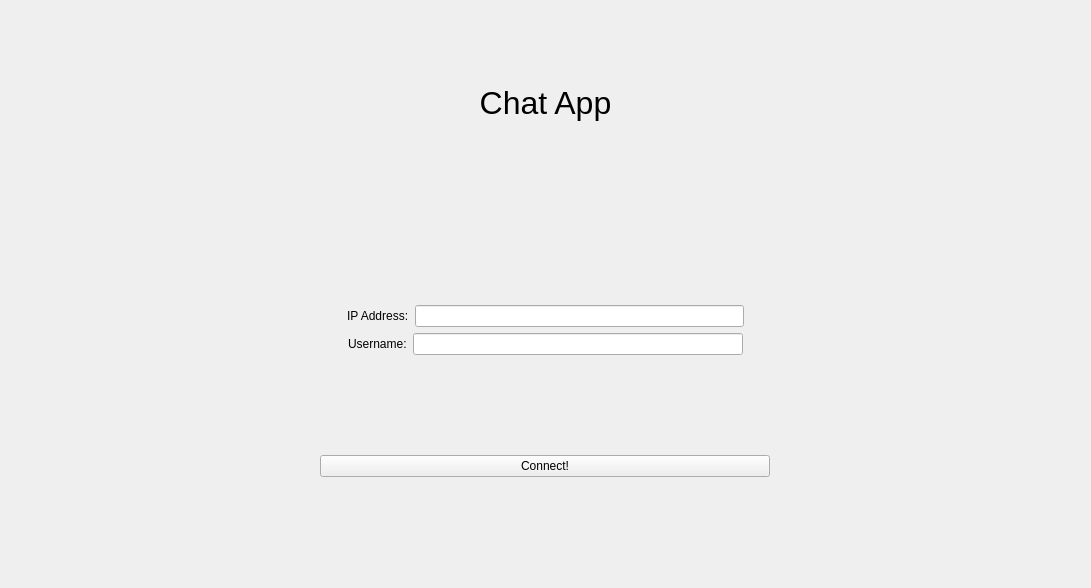
<?xml version="1.0" encoding="UTF-8"?>
<ui version="4.0">
 <class>MainWindow</class>
 <widget class="QMainWindow" name="MainWindow">
  <property name="geometry">
   <rect>
    <x>0</x>
    <y>0</y>
    <width>1091</width>
    <height>588</height>
   </rect>
  </property>
  <property name="windowTitle">
   <string>Chat App</string>
  </property>
  <widget class="QWidget" name="centralwidget">
   <layout class="QGridLayout" name="gridLayout_3">
    <property name="leftMargin">
     <number>0</number>
    </property>
    <property name="topMargin">
     <number>0</number>
    </property>
    <property name="rightMargin">
     <number>0</number>
    </property>
    <property name="bottomMargin">
     <number>0</number>
    </property>
    <property name="spacing">
     <number>0</number>
    </property>
    <item row="0" column="0">
     <widget class="QStackedWidget" name="stackedWidget">
      <widget class="QWidget" name="mainPage">
       <layout class="QVBoxLayout" name="verticalLayout_6" stretch="0">
        <property name="leftMargin">
         <number>0</number>
        </property>
        <property name="topMargin">
         <number>0</number>
        </property>
        <property name="rightMargin">
         <number>0</number>
        </property>
        <property name="bottomMargin">
         <number>0</number>
        </property>
        <item>
         <widget class="QWidget" name="mainPageContainer" native="true">
          <layout class="QVBoxLayout" name="verticalLayout_8" stretch="1,2">
           <item>
            <widget class="QLabel" name="mainPageTitle">
             <property name="font">
              <font>
               <family>Segoe UI</family>
               <pointsize>24</pointsize>
              </font>
             </property>
             <property name="text">
              <string>Chat App</string>
             </property>
             <property name="alignment">
              <set>Qt::AlignCenter</set>
             </property>
            </widget>
           </item>
           <item>
            <widget class="QWidget" name="mainPageVerticalContainer" native="true">
             <layout class="QVBoxLayout" name="verticalLayout_9">
              <item>
               <spacer name="mainPageVerticalSpacer1">
                <property name="orientation">
                 <enum>Qt::Vertical</enum>
                </property>
                <property name="sizeHint" stdset="0">
                 <size>
                  <width>20</width>
                  <height>40</height>
                 </size>
                </property>
               </spacer>
              </item>
              <item>
               <layout class="QHBoxLayout" name="ipAddressContainer">
                <item>
                 <spacer name="ipAddressSpacer1">
                  <property name="orientation">
                   <enum>Qt::Horizontal</enum>
                  </property>
                  <property name="sizeHint" stdset="0">
                   <size>
                    <width>40</width>
                    <height>20</height>
                   </size>
                  </property>
                 </spacer>
                </item>
                <item>
                 <widget class="QLabel" name="ipAddressLbl">
                  <property name="text">
                   <string>IP Address:</string>
                  </property>
                 </widget>
                </item>
                <item>
                 <widget class="QLineEdit" name="ipAddressField"/>
                </item>
                <item>
                 <spacer name="ipAddressSpacer2">
                  <property name="orientation">
                   <enum>Qt::Horizontal</enum>
                  </property>
                  <property name="sizeHint" stdset="0">
                   <size>
                    <width>40</width>
                    <height>20</height>
                   </size>
                  </property>
                 </spacer>
                </item>
               </layout>
              </item>
              <item>
               <layout class="QHBoxLayout" name="usernameContainer">
                <item>
                 <spacer name="usernameSpacer1">
                  <property name="orientation">
                   <enum>Qt::Horizontal</enum>
                  </property>
                  <property name="sizeHint" stdset="0">
                   <size>
                    <width>40</width>
                    <height>20</height>
                   </size>
                  </property>
                 </spacer>
                </item>
                <item>
                 <widget class="QLabel" name="usernameLbl">
                  <property name="text">
                   <string>Username:</string>
                  </property>
                 </widget>
                </item>
                <item>
                 <widget class="QLineEdit" name="usernameField"/>
                </item>
                <item>
                 <spacer name="usernameSpacer2">
                  <property name="orientation">
                   <enum>Qt::Horizontal</enum>
                  </property>
                  <property name="sizeHint" stdset="0">
                   <size>
                    <width>40</width>
                    <height>20</height>
                   </size>
                  </property>
                 </spacer>
                </item>
               </layout>
              </item>
              <item>
               <spacer name="mainPageVerticalSpacer2">
                <property name="orientation">
                 <enum>Qt::Vertical</enum>
                </property>
                <property name="sizeHint" stdset="0">
                 <size>
                  <width>20</width>
                  <height>40</height>
                 </size>
                </property>
               </spacer>
              </item>
              <item>
               <layout class="QHBoxLayout" name="connectBtnContainer">
                <item>
                 <widget class="QPushButton" name="connectBtn">
                  <property name="maximumSize">
                   <size>
                    <width>450</width>
                    <height>16777215</height>
                   </size>
                  </property>
                  <property name="text">
                   <string>Connect!</string>
                  </property>
                 </widget>
                </item>
               </layout>
              </item>
              <item>
               <spacer name="mainPageVerticalSpacer3">
                <property name="orientation">
                 <enum>Qt::Vertical</enum>
                </property>
                <property name="sizeHint" stdset="0">
                 <size>
                  <width>20</width>
                  <height>40</height>
                 </size>
                </property>
               </spacer>
              </item>
             </layout>
            </widget>
           </item>
          </layout>
         </widget>
        </item>
       </layout>
      </widget>
      <widget class="QWidget" name="chatPage" native="true">
       <layout class="QHBoxLayout" stretch="4,1">
        <property name="spacing">
         <number>0</number>
        </property>
        <property name="sizeConstraint">
         <enum>QLayout::SetDefaultConstraint</enum>
        </property>
        <property name="leftMargin">
         <number>0</number>
        </property>
        <property name="topMargin">
         <number>0</number>
        </property>
        <property name="rightMargin">
         <number>0</number>
        </property>
        <property name="bottomMargin">
         <number>0</number>
        </property>
        <item>
         <widget class="QWidget" name="chatWidget" native="true">
          <property name="styleSheet">
           <string notr="true">background-color:white;</string>
          </property>
          <layout class="QVBoxLayout" name="verticalLayout_3">
           <property name="leftMargin">
            <number>0</number>
           </property>
           <property name="topMargin">
            <number>0</number>
           </property>
           <property name="rightMargin">
            <number>0</number>
           </property>
           <property name="bottomMargin">
            <number>0</number>
           </property>
           <item>
            <layout class="QVBoxLayout" name="chatVerticalContainer">
             <property name="spacing">
              <number>0</number>
             </property>
             <property name="sizeConstraint">
              <enum>QLayout::SetFixedSize</enum>
             </property>
             <item>
              <widget class="QScrollArea" name="messagesScrollArea">
               <property name="styleSheet">
                <string notr="true">background:white;
border-color:white;
border:solid;</string>
               </property>
               <property name="widgetResizable">
                <bool>true</bool>
               </property>
               <widget class="QWidget" name="messagesScrollAreaContent">
                <property name="geometry">
                 <rect>
                  <x>0</x>
                  <y>0</y>
                  <width>871</width>
                  <height>521</height>
                 </rect>
                </property>
                <layout class="QVBoxLayout" name="verticalLayout"/>
               </widget>
              </widget>
             </item>
             <item>
              <widget class="QTextEdit" name="messageTextEdit">
               <property name="maximumSize">
                <size>
                 <width>3000</width>
                 <height>65</height>
                </size>
               </property>
               <property name="styleSheet">
                <string notr="true">background-color:#eeeeee;
border: solid;
border-color: #eeeeee;
border-radius:5px;
border-width:3px;
margin-bottom:10px;
margin-right:20px;
margin-left:20px;
margin-top:20px;</string>
               </property>
              </widget>
             </item>
            </layout>
           </item>
          </layout>
         </widget>
        </item>
        <item>
         <widget class="QWidget" name="membersWidget" native="true">
          <property name="styleSheet">
           <string notr="true">background-color:#00A5FF;</string>
          </property>
          <layout class="QVBoxLayout" name="verticalLayout_5">
           <property name="leftMargin">
            <number>0</number>
           </property>
           <property name="topMargin">
            <number>0</number>
           </property>
           <property name="rightMargin">
            <number>0</number>
           </property>
           <property name="bottomMargin">
            <number>0</number>
           </property>
           <item>
            <layout class="QVBoxLayout" name="membersContainer">
             <item>
              <widget class="QLabel" name="membersLbl">
               <property name="font">
                <font>
                 <family>Segoe UI</family>
                 <pointsize>16</pointsize>
                </font>
               </property>
               <property name="styleSheet">
                <string notr="true">color:white;</string>
               </property>
               <property name="text">
                <string>Members (3):</string>
               </property>
               <property name="alignment">
                <set>Qt::AlignCenter</set>
               </property>
              </widget>
             </item>
             <item>
              <widget class="QListWidget" name="membersListWidget">
               <property name="styleSheet">
                <string notr="true">border-color:#00A5FF;
border:solid;
color:white;</string>
               </property>
              </widget>
             </item>
             <item>
              <spacer name="membersVerticalSpacer">
               <property name="orientation">
                <enum>Qt::Vertical</enum>
               </property>
               <property name="sizeHint" stdset="0">
                <size>
                 <width>20</width>
                 <height>40</height>
                </size>
               </property>
              </spacer>
             </item>
             <item>
              <widget class="QPushButton" name="disconnectBtn">
               <property name="minimumSize">
                <size>
                 <width>0</width>
                 <height>30</height>
                </size>
               </property>
               <property name="styleSheet">
                <string notr="true">border:none;
color:white;
background:#dd0000;</string>
               </property>
               <property name="text">
                <string>Disconnect</string>
               </property>
              </widget>
             </item>
            </layout>
           </item>
          </layout>
         </widget>
        </item>
       </layout>
      </widget>
     </widget>
    </item>
   </layout>
  </widget>
 </widget>
 <resources/>
 <connections/>
</ui>
